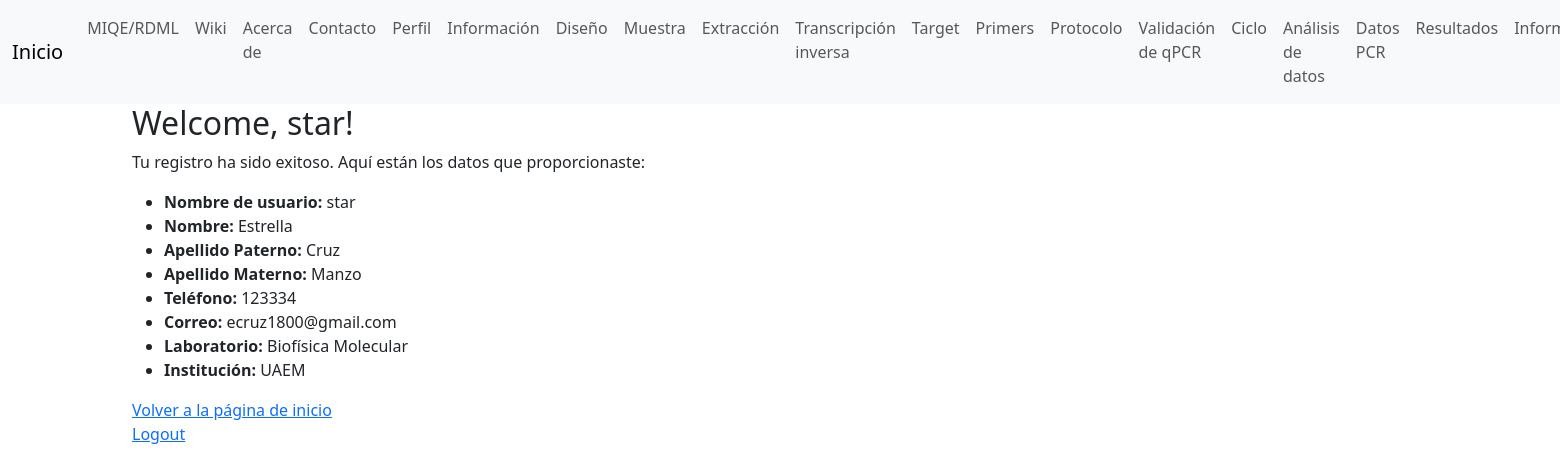
The app's page /profile (signed in) with its own data.
### run.py (models this page shows)
class User(db.Model):
    id = db.Column(db.Integer, primary_key=True)
    username = db.Column(db.String(100), unique=True, nullable=False)
    nombre = db.Column(db.String(100), nullable=False)
    apellido_paterno = db.Column(db.String(100), nullable=False)
    apellido_materno = db.Column(db.String(100), nullable=False)
    telefono = db.Column(db.String(15), nullable=False)
    correo = db.Column(db.String(120), unique=True, nullable=False)
    laboratorio = db.Column(db.String(100), nullable=False)
    institucion = db.Column(db.String(100), nullable=False)
    contrasena = db.Column(db.String(100), nullable=False)

### run.py (the view)
@app.route('/profile')
def profile():
    try:
        if 'username' in session:
            username = session['username']
            user = User.query.filter_by(username=username).first()
            nombre = user.nombre
            apellido_paterno = user.apellido_paterno
            apellido_materno = user.apellido_materno
            telefono = user.telefono
            correo = user.correo
            laboratorio = user.laboratorio
            institucion = user.institucion
            return render_template('profile.html', username=username, nombre=nombre, apellido_paterno=apellido_paterno, apellido_materno=apellido_materno, telefono=telefono, correo=correo, laboratorio=laboratorio, institucion=institucion)
        else:
            return redirect(url_for('index'))
    except Exception as e:
        return render_template('error.html', error=str(e))

### templates/profile.html (shortened to what this page needs)
{% extends 'layout.html' %}
{% block content %}
<h2>Welcome, {{ username }}!</h2>
<p>Tu registro ha sido exitoso. Aquí están los datos que proporcionaste:</p>
<ul>
    <li><strong>Nombre de usuario:</strong> {{ username }}</li>
    <li><strong>Nombre:</strong> {{ nombre }}</li>
    <li><strong>Apellido Paterno:</strong> {{ apellido_paterno }}</li>
    <li><strong>Apellido Materno:</strong> {{ apellido_materno }}</li>
    <li><strong>Teléfono:</strong> {{ telefono }}</li>
    <li><strong>Correo:</strong> {{ correo }}</li>
    <li><strong>Laboratorio:</strong> {{ laboratorio }}</li>
    <li><strong>Institución:</strong> {{ institucion }}</li>
</ul>
<a href="{{ url_for('index') }}">Volver a la página de inicio</a>
<p><a href="{{ url_for('logout') }}">Logout</a></p>
{% endblock %}

### records on screen
User: username "star", nombre "Estrella", apellido_paterno "Cruz", apellido_materno "Manzo", telefono "123334", correo "ecruz1800@gmail.com", laboratorio "Biofísica Molecular", institucion "UAEM"
